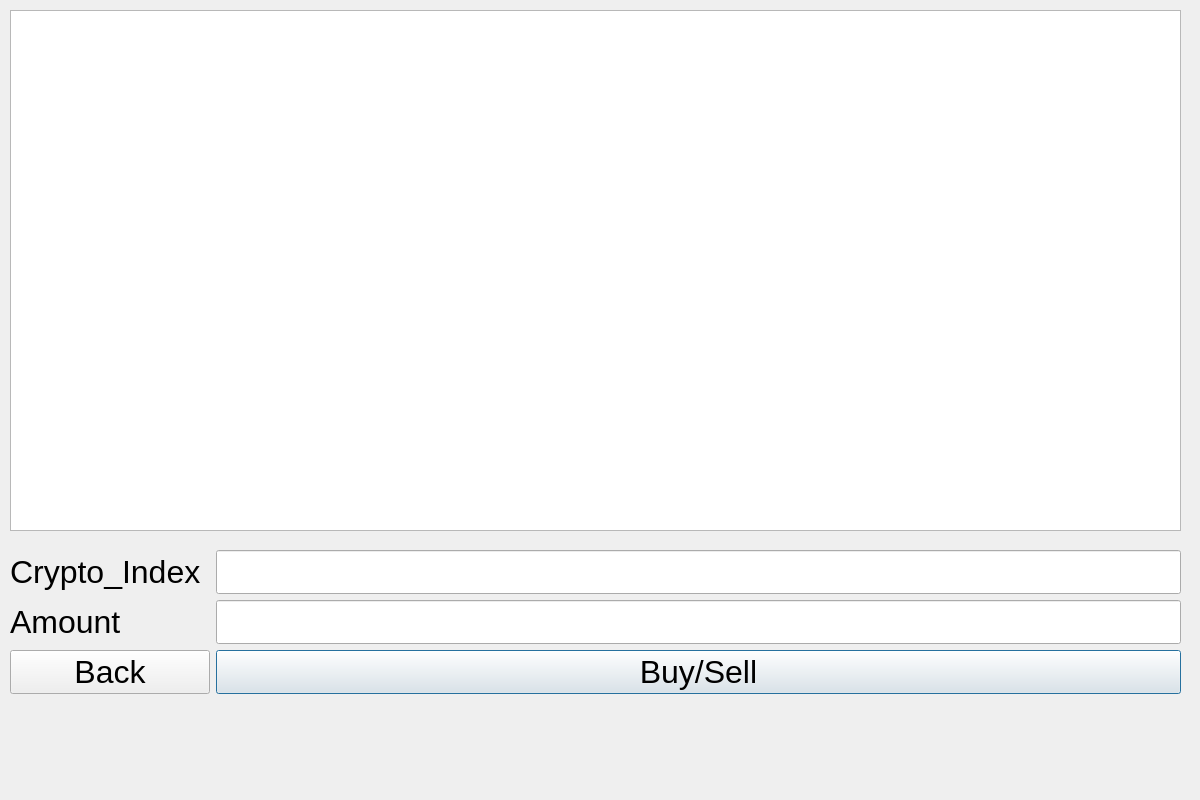
<?xml version="1.0" encoding="UTF-8"?>
<ui version="4.0">
 <class>Dialog</class>
 <widget class="QDialog" name="Dialog">
  <property name="geometry">
   <rect>
    <x>0</x>
    <y>0</y>
    <width>1200</width>
    <height>800</height>
   </rect>
  </property>
  <property name="windowTitle">
   <string>Dialog</string>
  </property>
  <widget class="QTableView" name="table">
   <property name="geometry">
    <rect>
     <x>10</x>
     <y>10</y>
     <width>1171</width>
     <height>521</height>
    </rect>
   </property>
  </widget>
  <widget class="QWidget" name="">
   <property name="geometry">
    <rect>
     <x>10</x>
     <y>550</y>
     <width>1171</width>
     <height>221</height>
    </rect>
   </property>
   <property name="font">
    <font>
     <pointsize>24</pointsize>
    </font>
   </property>
   <layout class="QFormLayout" name="formLayout">
    <item row="2" column="1">
     <widget class="QLineEdit" name="amount_input">
      <property name="font">
       <font>
        <pointsize>24</pointsize>
       </font>
      </property>
     </widget>
    </item>
    <item row="0" column="1">
     <widget class="QLineEdit" name="id_input">
      <property name="font">
       <font>
        <pointsize>24</pointsize>
       </font>
      </property>
     </widget>
    </item>
    <item row="0" column="0">
     <widget class="QLabel" name="label_2">
      <property name="font">
       <font>
        <pointsize>24</pointsize>
       </font>
      </property>
      <property name="text">
       <string>Crypto_Index</string>
      </property>
     </widget>
    </item>
    <item row="2" column="0">
     <widget class="QLabel" name="label">
      <property name="font">
       <font>
        <pointsize>24</pointsize>
       </font>
      </property>
      <property name="text">
       <string>Amount</string>
      </property>
     </widget>
    </item>
    <item row="3" column="1">
     <widget class="QPushButton" name="buy_sell_button">
      <property name="font">
       <font>
        <pointsize>24</pointsize>
       </font>
      </property>
      <property name="text">
       <string>Buy/Sell</string>
      </property>
     </widget>
    </item>
    <item row="3" column="0">
     <widget class="QPushButton" name="back_button">
      <property name="minimumSize">
       <size>
        <width>200</width>
        <height>0</height>
       </size>
      </property>
      <property name="font">
       <font>
        <pointsize>24</pointsize>
       </font>
      </property>
      <property name="text">
       <string>Back</string>
      </property>
     </widget>
    </item>
   </layout>
  </widget>
 </widget>
 <resources/>
 <connections/>
</ui>
